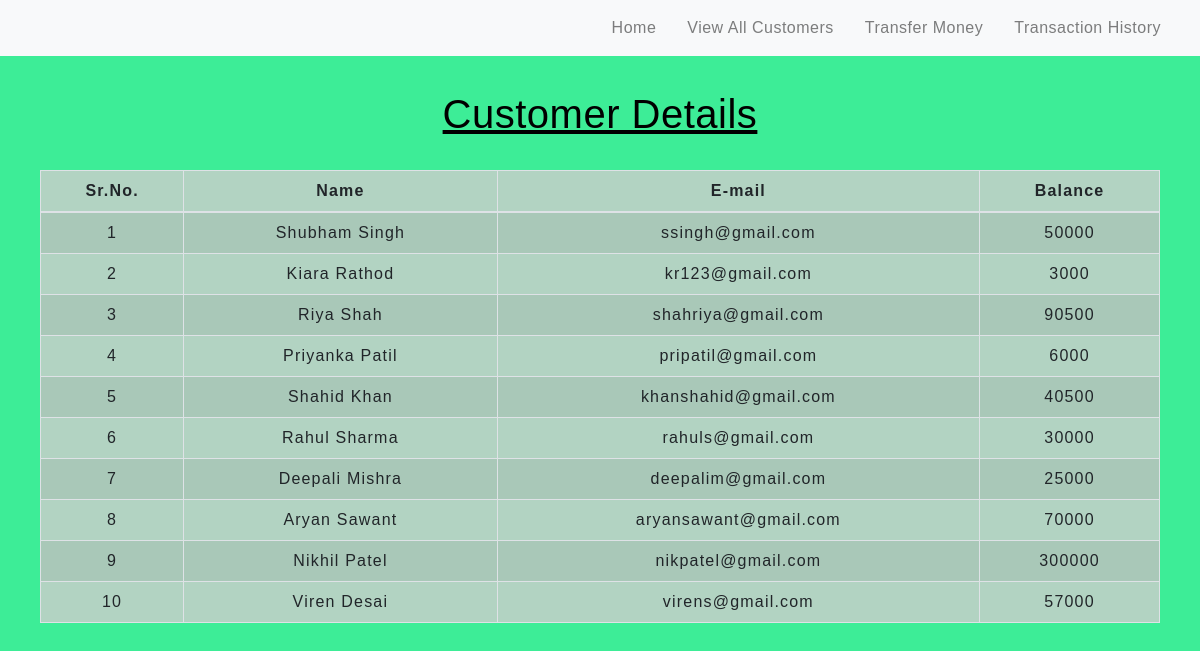
Screenshot of /viewuser.php with the database file from the repository.
### tables this page shows
CREATE TABLE `users` (
  `id` int(3) NOT NULL,
  `name` text NOT NULL,
  `email` varchar(30) NOT NULL,
  `balance` int(8) NOT NULL
);

### viewuser.php (the view, shortened to what this page needs)
<!DOCTYPE html>
<html lang="en">
<head>
    <link rel="stylesheet" href="https://maxcdn.bootstrapcdn.com/bootstrap/4.0.0/css/bootstrap.min.css">
    <link rel="stylesheet" type="text/css" href="css/table.css">
    <link rel="stylesheet" type="text/css" href="css/navbar.css">
    <link rel="stylesheet" type="text/css" href="css/viewuser.css">
</head>
<body>
<?php
    include 'config.php';
    $sql = "SELECT * FROM users";
    $result = mysqli_query($conn,$sql);
?>
<?php
  include 'navbar.php';
?>
<div class="container">
        <h2 class="text-center pt-4"style="color:black"><u>Customer Details</u></h2>
        <br>
            <div class="row">
                <div class="col">
                    <div class="table-responsive-sm">
                    <table class="table table-hover table-sm table-striped table-condensed table-bordered">
                        <thead>
                            <tr>
                            <th scope="col" class="text-center py-2">Sr.No.</th>
                            <th scope="col" class="text-center py-2">Name</th>
                            <th scope="col" class="text-center py-2">E-mail</th>
                            <th scope="col" class="text-center py-2">Balance</th>
                            </tr>
                        </thead>
                        <tbody>
                <?php
                    while($rows=mysqli_fetch_assoc($result)){
                ?>
                    <tr>
                        <td class="py-2"><?php echo $rows['id'] ?></td>
                        <td class="py-2"><?php echo $rows['name']?></td>
                        <td class="py-2"><?php echo $rows['email']?></td>
                        <td class="py-2"><?php echo $rows['balance']?></td>
                    </tr>
                <?php
                    }
                ?>
                        </tbody>
                    </table>
                    </div>
                </div>
            </div>
         </div>
</body>
</html>

### css/table.css (style rules this page uses)
* { padding: 0; margin: 0; box-sizing: border-box; font-family: sans-serif; }
h2 { font-size: 40px; }
table { letter-spacing: 1.2px; }
td { text-align: center; }

### css/navbar.css (style rules this page uses)
h2 { color: #4C4B4B; letter-spacing: 0.5px; font-family: raleway; }

### css/viewuser.css (style rules this page uses)
.container { flex: 0 1 700px; width: 100%; margin: auto; padding: 10px; }

### viewuser.php (style rules this page uses)
body { background-color: #3DED97 }
.table { background-color: #B2D3C2 }

### rows the page displays
users: id "1", name "Shubham Singh", email "ssingh@gmail.com", balance "50000"
users: id "2", name "Kiara Rathod", email "kr123@gmail.com", balance "3000"
users: id "3", name "Riya Shah", email "shahriya@gmail.com", balance "90500"
users: id "4", name "Priyanka Patil", email "pripatil@gmail.com", balance "6000"
users: id "5", name "Shahid Khan", email "khanshahid@gmail.com", balance "40500"
users: id "6", name "Rahul Sharma", email "rahuls@gmail.com", balance "30000"
users: id "7", name "Deepali Mishra", email "deepalim@gmail.com", balance "25000"
users: id "8", name "Aryan Sawant", email "aryansawant@gmail.com", balance "70000"
users: id "9", name "Nikhil Patel", email "nikpatel@gmail.com", balance "300000"
users: id "10", name "Viren Desai", email "virens@gmail.com", balance "57000"
